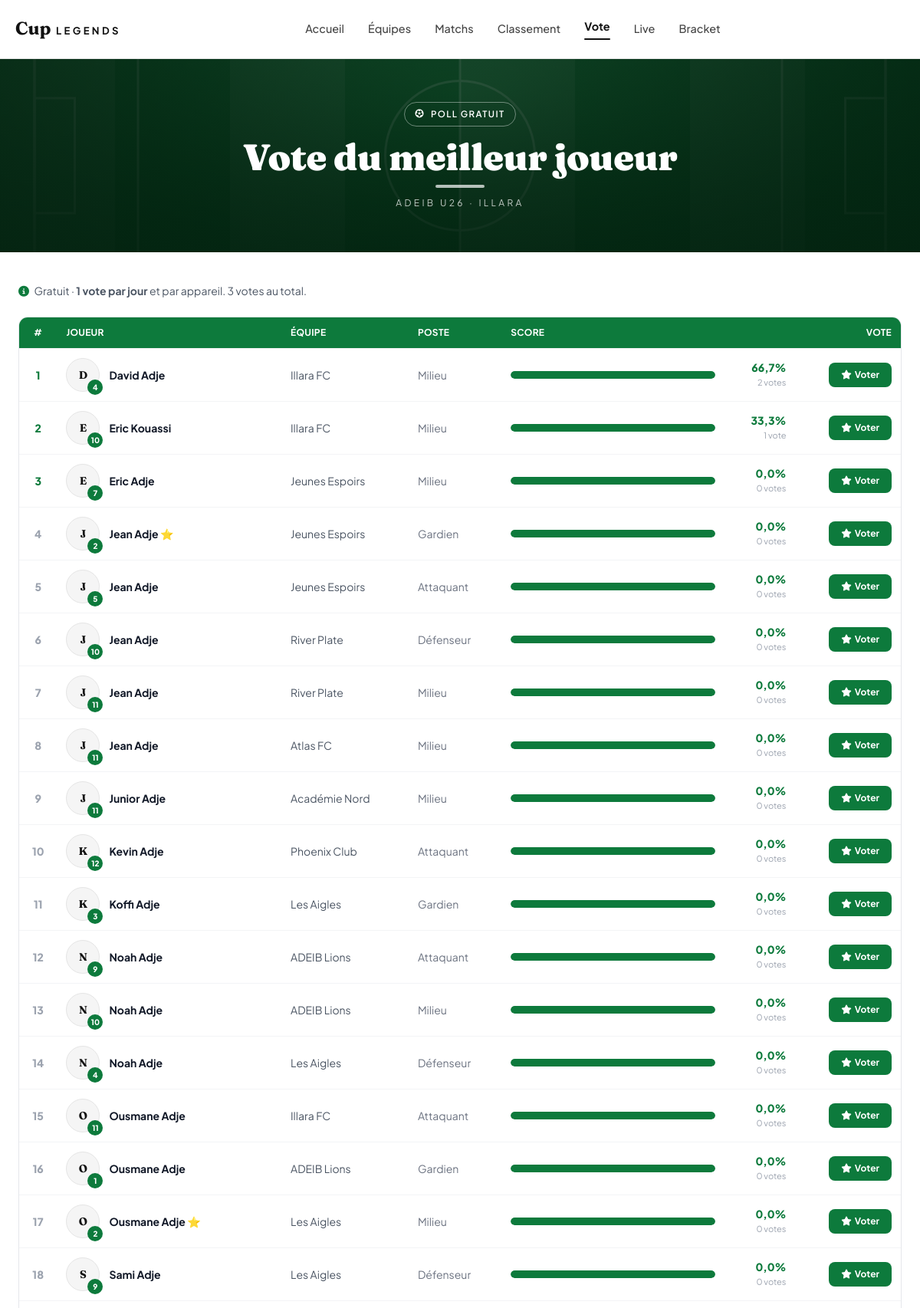
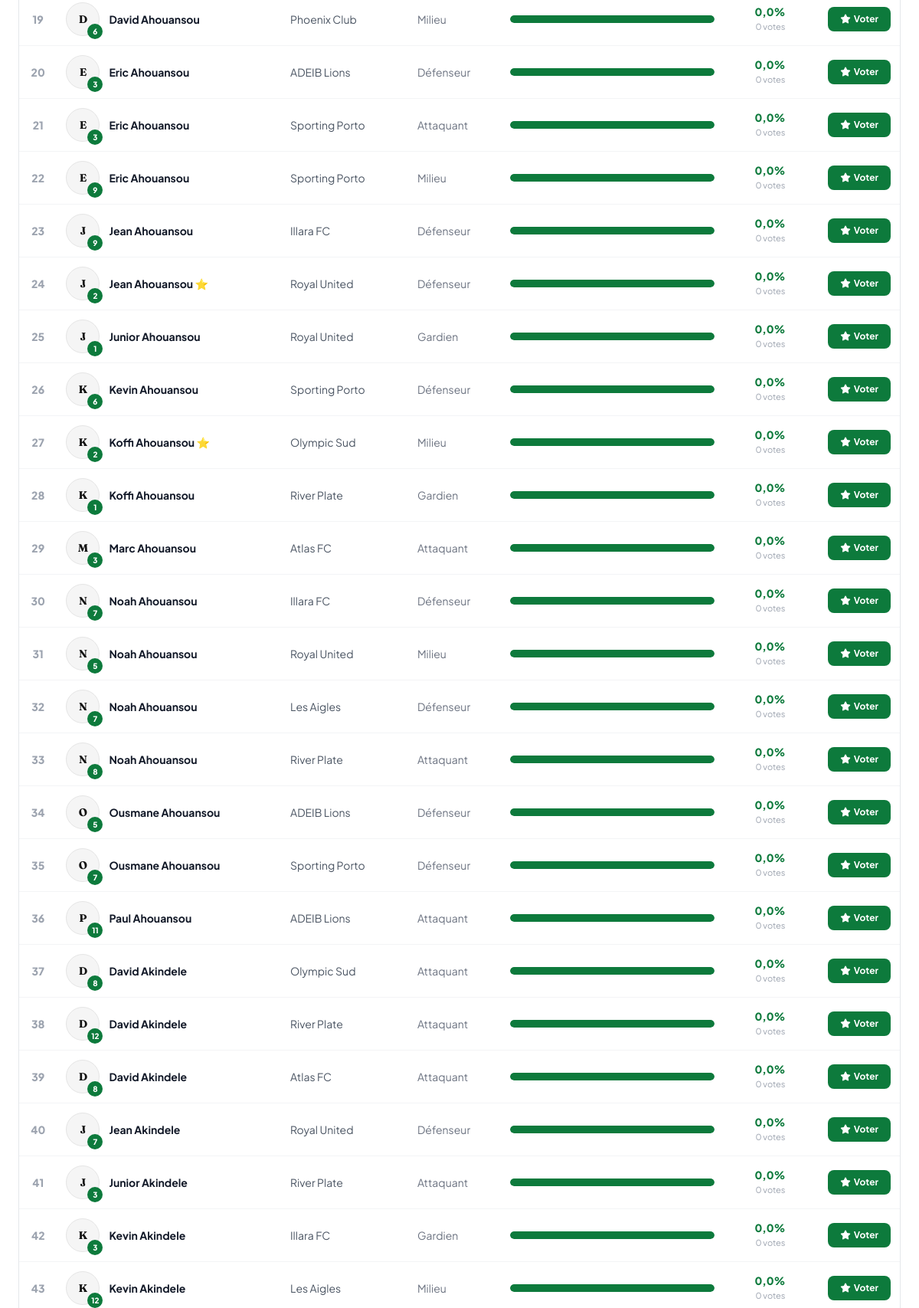
Screenshot of /vote/ (upper part) with the database file from the repository (2 pictures, top to bottom).
### tournament/models.py (models this page shows, shortened)
class Player(models.Model):
    POSITION_CHOICES = [
        ('GK', 'Gardien'),
        ('DEF', 'Défenseur'),
        ('MID', 'Milieu'),
        ('FWD', 'Attaquant'),
    ]
    team = models.ForeignKey(Team, on_delete=models.CASCADE, related_name='players')
    first_name = models.CharField(max_length=100)
    last_name = models.CharField(max_length=100)
    nickname = models.CharField(max_length=100, blank=True, verbose_name='Surnom (nom de maillot)')
    age = models.PositiveIntegerField()
    position = models.CharField(max_length=3, choices=POSITION_CHOICES, default='MID')
    jersey_number = models.PositiveIntegerField(null=True, blank=True)
    photo = models.ImageField(upload_to='players/', blank=True, null=True)
    is_captain = models.BooleanField(default=False)
    yellow_cards = models.PositiveIntegerField(default=0, verbose_name='Cartons jaunes')
    red_cards = models.PositiveIntegerField(default=0, verbose_name='Cartons rouges')
    @property
    def full_name(self):
        return f'{self.first_name} {self.last_name}'
    @property
    def display_name(self):
        return self.nickname or self.full_name
    class Meta:
        verbose_name = 'Joueur'
        ordering = ['last_name', 'first_name']

class Team(models.Model):
    tournament = models.ForeignKey(Tournament, on_delete=models.CASCADE, related_name='teams')
    name = models.CharField(max_length=200)
    logo = models.ImageField(upload_to='teams/', blank=True, null=True)
    group = models.ForeignKey(Group, on_delete=models.SET_NULL, null=True, blank=True, related_name='teams')
    coach_name = models.CharField(max_length=200, blank=True, verbose_name='Entraîneur')
    president_name = models.CharField(max_length=200, blank=True, verbose_name='Président')
    qr_code = models.ImageField(upload_to='qrcodes/', blank=True, null=True)
    created_at = models.DateTimeField(auto_now_add=True)
    class Meta:
        verbose_name = 'Équipe'
        ordering = ['name']

### tournament/views.py (the view, shortened to what this page needs)
# urls.py: path('vote/', views.voting_page, name='vote'),
def voting_page(request):
    tournament = get_active_tournament()
    players = (
        Player.objects.filter(team__tournament=tournament)
        .select_related('team')
        .annotate(vote_count=Count('votes', filter=Q(votes__tournament=tournament)))
        .order_by('-vote_count', 'last_name', 'first_name')
        if tournament else Player.objects.none()
    )
    total = sum(p.vote_count for p in players)
    for p in players:
        p.vote_pct = round(p.vote_count / total * 100, 1) if total else 0
    device_id = request.COOKIES.get('vote_device')
    today = timezone.localdate()
    voted_today = False
    voted_player_id = None
    return render(request, 'tournament/vote.html', {
        'tournament': tournament,
        'players': players,
        'total_votes': total,
        'voted_today': voted_today,
        'voted_player_id': voted_player_id,
    })

### tournament/context_processors.py (called while the page is built)
def active_tournament(request):
    today = timezone.localdate()
    active = Tournament.objects.filter(is_active=True)
    tournament = active.filter(
        start_date__isnull=False,
        end_date__isnull=False,
        start_date__lte=today,
        end_date__gte=today,
    ).order_by('start_date').first()
    if tournament is None:
        tournament = active.filter(
            start_date__isnull=False,
            start_date__gte=today,
        ).order_by('start_date').first()
    if tournament is None:
        tournament = active.order_by('-start_date', '-id').first()
    return {'tournament': tournament}

### tournament/views.py (called while the page is built)
def get_active_tournament():
    today = timezone.localdate()
    active = Tournament.objects.filter(is_active=True)
    ongoing = active.filter(
        start_date__isnull=False,
        end_date__isnull=False,
        start_date__lte=today,
        end_date__gte=today,
    ).order_by('start_date').first()
    if ongoing:
        return ongoing
    upcoming = active.filter(
        start_date__isnull=False,
        start_date__gte=today,
    ).order_by('start_date').first()
    if upcoming:
        return upcoming
    return active.order_by('-start_date', '-id').first()

### templates/tournament/vote.html (shortened to what this page needs)
{% extends "base.html" %}{% load static %}
{% block content %}
{% include "_page_hero.html" with title="Vote du meilleur joueur" eyebrow="Poll gratuit" %}
<div class="page-shell-wide px-1 py-10">
  <div class="mb-6 flex flex-col gap-3 sm:flex-row sm:items-center sm:justify-between">
    <div class="text-sm text-gray-600">
      <i class="fas fa-circle-info accent-green mr-1"></i>
      Gratuit · <strong>1 vote par jour</strong> et par appareil. {{ total_votes }} vote{{ total_votes|pluralize }} au total.
    </div>
  </div>
  {% if players %}
  <div class="w-full overflow-x-auto rounded-xl border border-gray-200">
    <table class="w-full border-collapse text-sm">
      <thead>
        <tr class="bg-[#0d7a3c] text-left text-xs uppercase tracking-wide text-white">
          <th class="px-3 py-3 w-12 text-center">#</th>
          <th class="px-3 py-3">Joueur</th>
          <th class="px-3 py-3">Équipe</th>
          <th class="px-3 py-3 hidden sm:table-cell">Poste</th>
          <th class="px-3 py-3 w-1/3">Score</th>
          <th class="px-3 py-3 text-right">Vote</th>
        </tr>
      </thead>
      <tbody>
        {% for p in players %}
        <tr class="border-t border-gray-100 {% if voted_player_id == p.id %}bg-[#edf4ef]{% else %}hover:bg-gray-50{% endif %}">
          <td class="px-3 py-3 text-center font-black {% if forloop.counter <= 3 %}accent-green{% else %}text-gray-400{% endif %}">{{ forloop.counter }}</td>
          <td class="px-3 py-3">
            <div class="flex items-center gap-3">
              <div class="relative shrink-0">
                <div class="team-logo h-11 w-11">
                  {% if p.photo %}<img src="{{ p.photo.url }}" alt="{{ p.display_name }}">{% else %}<span class="team-logo-fallback">{{ p.first_name|first|upper }}</span>{% endif %}
                </div>
                {% if p.jersey_number %}<span class="bg-pitch absolute -bottom-1 -right-1 flex h-5 w-5 items-center justify-center rounded-full text-[10px] font-black text-white">{{ p.jersey_number }}</span>{% endif %}
              </div>
              <div class="min-w-0">
                <div class="truncate font-bold text-gray-900">{{ p.display_name }}{% if p.is_captain %} <span title="Capitaine">⭐</span>{% endif %}</div>
              </div>
            </div>
          </td>
          <td class="px-3 py-3 text-gray-600">{{ p.team.name }}</td>
          <td class="px-3 py-3 text-gray-500 hidden sm:table-cell">{{ p.get_position_display }}</td>
          <td class="px-3 py-3">
            <div class="flex items-center gap-3">
              <div class="h-2.5 flex-1 overflow-hidden rounded-full bg-gray-100">
                <div class="bg-pitch h-full rounded-full" style="width: {{ p.vote_pct }}%"></div>
              </div>
              <div class="w-20 text-right">
                <span class="font-black accent-green">{{ p.vote_pct }}%</span>
                <span class="block text-[11px] text-gray-400">{{ p.vote_count }} vote{{ p.vote_count|pluralize }}</span>
              </div>
            </div>
          </td>
          <td class="px-3 py-3 text-right">
            <form method="post" action="{% url 'cast_vote' p.pk %}">
              {% if voted_today %}
              <button type="button" disabled class="cursor-not-allowed rounded-lg border border-gray-200 bg-gray-50 px-4 py-2 text-xs font-bold text-gray-400">
                {% if voted_player_id == p.id %}<i class="fas fa-check"></i>{% else %}—{% endif %}
              </button>
              {% else %}
              <button type="submit" class="bg-pitch rounded-lg px-4 py-2 text-xs font-bold text-white transition-opacity hover:opacity-90">
                <i class="fas fa-star mr-1"></i>Voter
              </button>
              {% endif %}
            </form>
          </td>
        </tr>
        {% endfor %}
      </tbody>
    </table>
  </div>
  {% else %}
  <div class="py-16 text-center text-gray-400"><div class="mb-3 text-5xl">🗳️</div><p>Aucun joueur à afficher.</p></div>
  {% endif %}
</div>
{% endblock %}

### static/css/main.css (style rules this page uses)
:root { --color-bg: #FFFFFF; --color-fg: #111111; --color-soft: #F5F5F5; --color-line: #E5E5E5; --color-muted: #999999; --color-dim: #444444; --font-display: 'Fraunces', Georgia, serif; --font-body: 'Plus Jakarta Sans', system-ui, sans-serif; --radius: 6px; }
* { box-shadow: none !important; text-shadow: none !important; }
*, *::before, *::after { background-image: none !important; }
* { font-family: var(--font-body); }
body { color: var(--color-fg); background: var(--color-bg) !important; font-family: var(--font-body); -webkit-font-smoothing: antialiased; margin: 0; }
.page-shell-wide { width: min(1600px, calc(100% - 2.5rem)); margin: 0 auto; }
.team-logo { display: flex; align-items: center; justify-content: center; overflow: hidden; border-radius: 999px; background: var(--color-soft); border: 1px solid var(--color-line); }
.team-logo-fallback { font-family: var(--font-display); font-weight: 700; color: var(--color-fg); }
:root { --pitch: #0d7a3c; --pitch-dark: #064d24; --gold: #e7b84b; }
.accent-green { color: var(--pitch) !important; }
.bg-pitch { background: var(--pitch) !important; color:#fff; }

### rows the page displays
Player: first_name|first "D", jersey_number "4", display_name "David Adje", team.name "Illara FC", position "Milieu", vote_pct "66,7", vote_count "2"
Player: first_name|first "E", jersey_number "10", display_name "Eric Kouassi", team.name "Illara FC", position "Milieu", vote_pct "33,3", vote_count "1"
Player: first_name|first "E", jersey_number "7", display_name "Eric Adje", team.name "Jeunes Espoirs", position "Milieu", vote_pct "0,0", vote_count "0"
Player: first_name|first "J", jersey_number "2", display_name "Jean Adje", team.name "Jeunes Espoirs", position "Gardien", vote_pct "0,0", vote_count "0"
Player: first_name|first "J", jersey_number "5", display_name "Jean Adje", team.name "Jeunes Espoirs", position "Attaquant", vote_pct "0,0", vote_count "0"
Player: first_name|first "J", jersey_number "10", display_name "Jean Adje", team.name "River Plate", position "Défenseur", vote_pct "0,0", vote_count "0"
Player: first_name|first "J", jersey_number "11", display_name "Jean Adje", team.name "River Plate", position "Milieu", vote_pct "0,0", vote_count "0"
Player: first_name|first "J", jersey_number "11", display_name "Jean Adje", team.name "Atlas FC", position "Milieu", vote_pct "0,0", vote_count "0"
Player: first_name|first "J", jersey_number "11", display_name "Junior Adje", team.name "Académie Nord", position "Milieu", vote_pct "0,0", vote_count "0"
Player: first_name|first "K", jersey_number "12", display_name "Kevin Adje", team.name "Phoenix Club", position "Attaquant", vote_pct "0,0", vote_count "0"
Player: first_name|first "K", jersey_number "3", display_name "Koffi Adje", team.name "Les Aigles", position "Gardien", vote_pct "0,0", vote_count "0"
Player: first_name|first "N", jersey_number "9", display_name "Noah Adje", team.name "ADEIB Lions", position "Attaquant", vote_pct "0,0", vote_count "0"
Player: first_name|first "N", jersey_number "10", display_name "Noah Adje", team.name "ADEIB Lions", position "Milieu", vote_pct "0,0", vote_count "0"
Player: first_name|first "N", jersey_number "4", display_name "Noah Adje", team.name "Les Aigles", position "Défenseur", vote_pct "0,0", vote_count "0"
Player: first_name|first "O", jersey_number "11", display_name "Ousmane Adje", team.name "Illara FC", position "Attaquant", vote_pct "0,0", vote_count "0"
Player: first_name|first "O", jersey_number "1", display_name "Ousmane Adje", team.name "ADEIB Lions", position "Gardien", vote_pct "0,0", vote_count "0"
Player: first_name|first "O", jersey_number "2", display_name "Ousmane Adje", team.name "Les Aigles", position "Milieu", vote_pct "0,0", vote_count "0"
Player: first_name|first "S", jersey_number "9", display_name "Sami Adje", team.name "Les Aigles", position "Défenseur", vote_pct "0,0", vote_count "0"
Player: first_name|first "D", jersey_number "6", display_name "David Ahouansou", team.name "Phoenix Club", position "Milieu", vote_pct "0,0", vote_count "0"
Player: first_name|first "E", jersey_number "3", display_name "Eric Ahouansou", team.name "ADEIB Lions", position "Défenseur", vote_pct "0,0", vote_count "0"
Player: first_name|first "E", jersey_number "3", display_name "Eric Ahouansou", team.name "Sporting Porto", position "Attaquant", vote_pct "0,0", vote_count "0"
Player: first_name|first "E", jersey_number "9", display_name "Eric Ahouansou", team.name "Sporting Porto", position "Milieu", vote_pct "0,0", vote_count "0"
Player: first_name|first "J", jersey_number "9", display_name "Jean Ahouansou", team.name "Illara FC", position "Défenseur", vote_pct "0,0", vote_count "0"
Player: first_name|first "J", jersey_number "2", display_name "Jean Ahouansou", team.name "Royal United", position "Défenseur", vote_pct "0,0", vote_count "0"
Player: first_name|first "J", jersey_number "1", display_name "Junior Ahouansou", team.name "Royal United", position "Gardien", vote_pct "0,0", vote_count "0"
Player: first_name|first "K", jersey_number "6", display_name "Kevin Ahouansou", team.name "Sporting Porto", position "Défenseur", vote_pct "0,0", vote_count "0"
Player: first_name|first "K", jersey_number "2", display_name "Koffi Ahouansou", team.name "Olympic Sud", position "Milieu", vote_pct "0,0", vote_count "0"
Player: first_name|first "K", jersey_number "1", display_name "Koffi Ahouansou", team.name "River Plate", position "Gardien", vote_pct "0,0", vote_count "0"
Player: first_name|first "M", jersey_number "3", display_name "Marc Ahouansou", team.name "Atlas FC", position "Attaquant", vote_pct "0,0", vote_count "0"
Player: first_name|first "N", jersey_number "7", display_name "Noah Ahouansou", team.name "Illara FC", position "Défenseur", vote_pct "0,0", vote_count "0"
Player: first_name|first "N", jersey_number "5", display_name "Noah Ahouansou", team.name "Royal United", position "Milieu", vote_pct "0,0", vote_count "0"
Player: first_name|first "N", jersey_number "7", display_name "Noah Ahouansou", team.name "Les Aigles", position "Défenseur", vote_pct "0,0", vote_count "0"
Player: first_name|first "N", jersey_number "8", display_name "Noah Ahouansou", team.name "River Plate", position "Attaquant", vote_pct "0,0", vote_count "0"
Player: first_name|first "O", jersey_number "5", display_name "Ousmane Ahouansou", team.name "ADEIB Lions", position "Défenseur", vote_pct "0,0", vote_count "0"
Player: first_name|first "O", jersey_number "7", display_name "Ousmane Ahouansou", team.name "Sporting Porto", position "Défenseur", vote_pct "0,0", vote_count "0"
Player: first_name|first "P", jersey_number "11", display_name "Paul Ahouansou", team.name "ADEIB Lions", position "Attaquant", vote_pct "0,0", vote_count "0"
Player: first_name|first "D", jersey_number "8", display_name "David Akindele", team.name "Olympic Sud", position "Attaquant", vote_pct "0,0", vote_count "0"
Player: first_name|first "D", jersey_number "12", display_name "David Akindele", team.name "River Plate", position "Attaquant", vote_pct "0,0", vote_count "0"
Player: first_name|first "D", jersey_number "8", display_name "David Akindele", team.name "Atlas FC", position "Attaquant", vote_pct "0,0", vote_count "0"
Player: first_name|first "J", jersey_number "7", display_name "Jean Akindele", team.name "Royal United", position "Défenseur", vote_pct "0,0", vote_count "0"
Player: first_name|first "J", jersey_number "3", display_name "Junior Akindele", team.name "River Plate", position "Attaquant", vote_pct "0,0", vote_count "0"
Player: first_name|first "K", jersey_number "3", display_name "Kevin Akindele", team.name "Illara FC", position "Gardien", vote_pct "0,0", vote_count "0"
Player: first_name|first "K", jersey_number "12", display_name "Kevin Akindele", team.name "Les Aigles", position "Milieu", vote_pct "0,0", vote_count "0"

### other values shown
{{ eyebrow }} "POLL GRATUIT"
{{ title }} "Vote du meilleur joueur"
{{ subtitle|default:"ADEIB U26 · Illara" }} "ADEIB U26 · ILLARA"
{{ total_votes }} "3"
